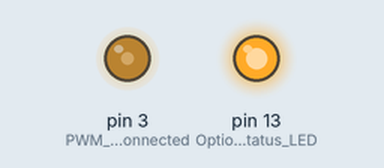
A sketch run on a simulated Arduino Nano, built with avr-gcc and run on an emulated ATmega328P. Shown: output pins drawn as LEDs (lit = HIGH).

Above: at 0.05 s.
At 21.55 s:
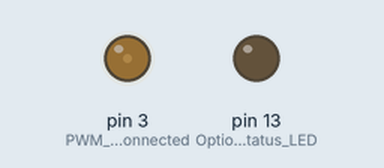
Timing chart, 0 to 28.1 s (numbered marks = the images above):
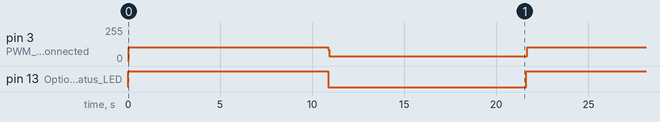

The sketch:

led_pwm_control.ino
```cpp
// Arduino Nano PWM control for LED brightness via Buck Converter
// Author: Nishant Singh
// Full brightness: 37.5% duty cycle
// Half brightness: 26.5% duty cycle

void setup() {
  pinMode(LED_BUILTIN, OUTPUT);  // Optional status LED
  pinMode(3, OUTPUT);            // PWM output pin connected to MOSFET gate
  digitalWrite(3, LOW);
}

void loop() {
  // Full brightness (37.5% duty cycle)
  digitalWrite(LED_BUILTIN, HIGH);
  for (long i = 0; i < 100000; i++) {
    digitalWrite(3, HIGH);
    delayMicroseconds(40);  // ON time
    digitalWrite(3, LOW);
    delayMicroseconds(60);  // OFF time
  }

  // Half brightness (26.5% duty cycle)
  digitalWrite(LED_BUILTIN, LOW);
  for (long i = 0; i < 100000; i++) {
    digitalWrite(3, HIGH);
    delayMicroseconds(11);  // ON time
    digitalWrite(3, LOW);
    delayMicroseconds(88);  // OFF time
  }
}
```

Measured:
- by itself, pin 13 (Optional_status_LED): alternates HIGH for 10.9 s and LOW for 10.8 s
